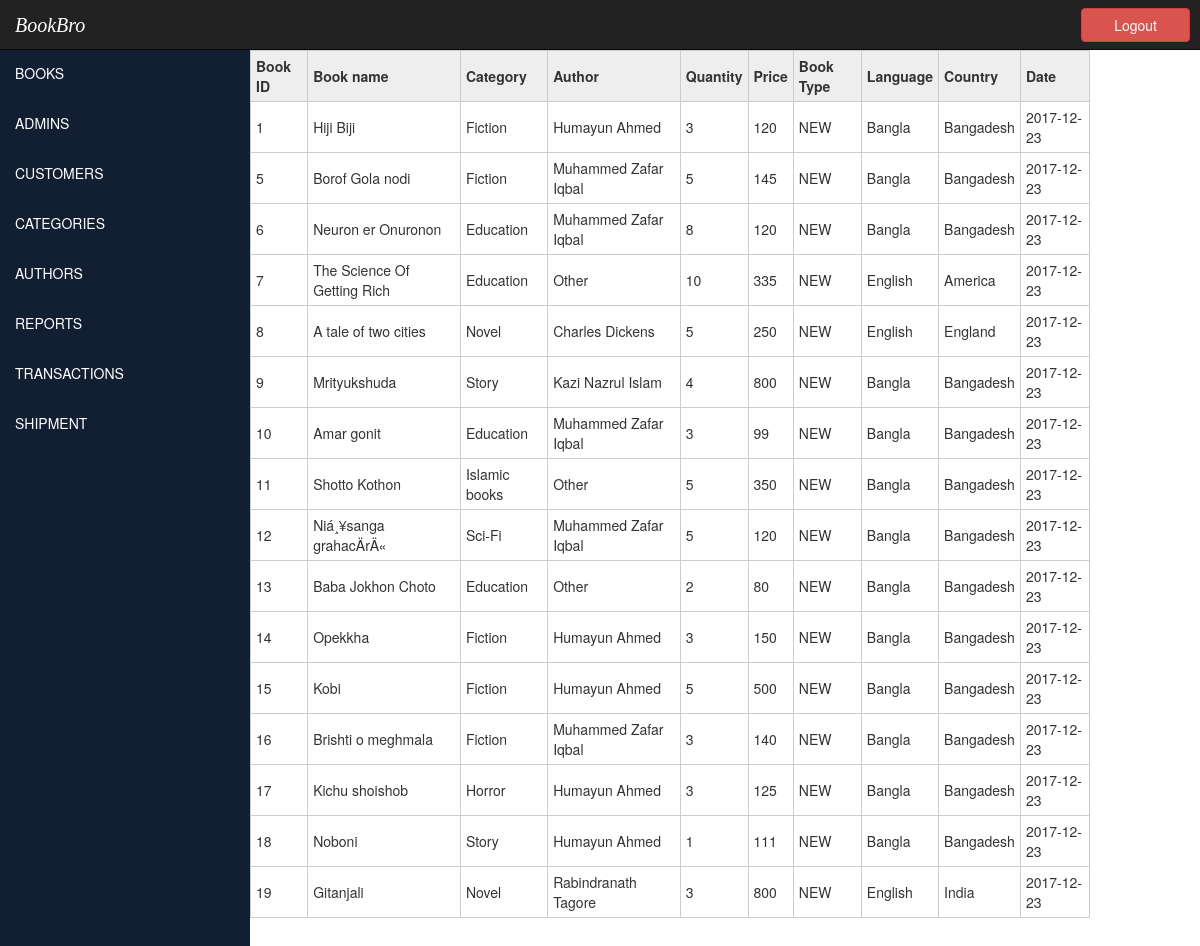
Screenshot of /src/showAllNewBooks.php (signed in) with the database file from the repository.
### tables this page shows
CREATE TABLE `books` (
  `id` int(11) NOT NULL,
  `bk_name` varchar(50) NOT NULL,
  `category` varchar(30) NOT NULL,
  `author` varchar(30) NOT NULL,
  `description` varchar(100) NOT NULL,
  `quantity` int(11) NOT NULL,
  `price` int(11) NOT NULL,
  `img_path` varchar(100) NOT NULL,
  `date` date NOT NULL,
  `country` varchar(20) NOT NULL,
  `language` varchar(20) NOT NULL,
  `book_type` varchar(10) NOT NULL,
  `no_of_views` int(10) NOT NULL
);

### src/showAllNewBooks.php (the view, shortened to what this page needs)
<?php
require_once '../db/db_init.php' ;
?>
<head><title>Show All Books | BookBro</title></head>
<div class="new">
    <?php
    $result= mysqli_query($conn,"Select * from books where book_type='NEW'");
    echo"<table cellpadding='0' cellspacing='0' class='db-table'>
    <tr>
    <th>Book ID</th>
    <th>Book name</th>
    <th>Category</th>
    <th>Author</th>
    <th>Quantity</th>
    <th>Price</th>
    <th>Book Type</th>
    <th>Language</th>
    <th>Country</th>
    <th>Date</th>
    </tr>";
    while($row = mysqli_fetch_array($result)){
        echo "<tr>";
        echo "<td>" . $row['id']."</td>";
        echo "<td>" . $row['bk_name']."</td>";
        echo "<td>" . $row['category']."</td>";
        echo "<td>" . $row['author']."</td>";
        echo "<td>" . $row['quantity']."</td>";
        echo "<td>" . $row['price']."</td>";
        echo "<td>" . $row['book_type']."</td>";
        echo "<td>" . $row['language']."</td>";
        echo "<td>" . $row['country']."</td>";
        echo "<td>" . $row['date']."</td>";
        echo "</tr>";
    }
    echo"</table>";
    ?>
</div>

### adminCss/style.css (style rules this page uses)
* { margin: 0; padding: 0; box-sizing: border-box; list-style: none; }
div.new { padding-top:50px; }
.new { width: auto; }
table.db-table { width: 70%; border-right:1px solid #ccc; border-bottom:1px solid #ccc; }
table.db-table th { background:#eee; padding:5px; border-left:1px solid #ccc; border-top:1px solid #ccc; }
table.db-table td { padding:5px; border-left:1px solid #ccc; border-top:1px solid #ccc; }

### rows the page displays
books: id "1", bk_name "Hiji Biji", category "Fiction", author "Humayun Ahmed", quantity "3", price "120", book_type "NEW", language "Bangla", country "Bangadesh", date "2017-12-23"
books: id "5", bk_name "Borof Gola nodi", category "Fiction", author "Muhammed Zafar Iqbal", quantity "5", price "145", book_type "NEW", language "Bangla", country "Bangadesh", date "2017-12-23"
books: id "6", bk_name "Neuron er Onuronon", category "Education", author "Muhammed Zafar Iqbal", quantity "8", price "120", book_type "NEW", language "Bangla", country "Bangadesh", date "2017-12-23"
books: id "7", bk_name "The Science Of Getting Rich", category "Education", author "Other", quantity "10", price "335", book_type "NEW", language "English", country "America", date "2017-12-23"
books: id "8", bk_name "A tale of two cities", category "Novel", author "Charles Dickens", quantity "5", price "250", book_type "NEW", language "English", country "England", date "2017-12-23"
books: id "9", bk_name "Mrityukshuda", category "Story", author "Kazi Nazrul Islam", quantity "4", price "800", book_type "NEW", language "Bangla", country "Bangadesh", date "2017-12-23"
books: id "10", bk_name "Amar gonit", category "Education", author "Muhammed Zafar Iqbal", quantity "3", price "99", book_type "NEW", language "Bangla", country "Bangadesh", date "2017-12-23"
books: id "11", bk_name "Shotto Kothon", category "Islamic books", author "Other", quantity "5", price "350", book_type "NEW", language "Bangla", country "Bangadesh", date "2017-12-23"
books: id "12", bk_name "Niá¸¥sanga grahacÄrÄ«", category "Sci-Fi", author "Muhammed Zafar Iqbal", quantity "5", price "120", book_type "NEW", language "Bangla", country "Bangadesh", date "2017-12-23"
books: id "13", bk_name "Baba Jokhon Choto", category "Education", author "Other", quantity "2", price "80", book_type "NEW", language "Bangla", country "Bangadesh", date "2017-12-23"
books: id "14", bk_name "Opekkha", category "Fiction", author "Humayun Ahmed", quantity "3", price "150", book_type "NEW", language "Bangla", country "Bangadesh", date "2017-12-23"
books: id "15", bk_name "Kobi", category "Fiction", author "Humayun Ahmed", quantity "5", price "500", book_type "NEW", language "Bangla", country "Bangadesh", date "2017-12-23"
books: id "16", bk_name "Brishti o meghmala", category "Fiction", author "Muhammed Zafar Iqbal", quantity "3", price "140", book_type "NEW", language "Bangla", country "Bangadesh", date "2017-12-23"
books: id "17", bk_name "Kichu shoishob", category "Horror", author "Humayun Ahmed", quantity "3", price "125", book_type "NEW", language "Bangla", country "Bangadesh", date "2017-12-23"
books: id "18", bk_name "Noboni", category "Story", author "Humayun Ahmed", quantity "1", price "111", book_type "NEW", language "Bangla", country "Bangadesh", date "2017-12-23"
books: id "19", bk_name "Gitanjali", category "Novel", author "Rabindranath Tagore", quantity "3", price "800", book_type "NEW", language "English", country "India", date "2017-12-23"
